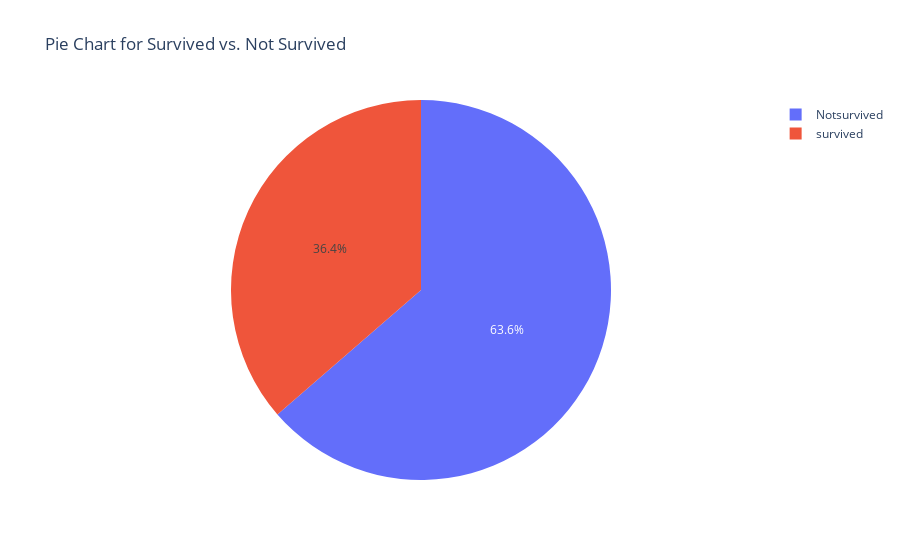

Notebook code cell kept with this figure:
### Code cell
fig=px.pie(data,values='Y', names='X', title='Pie Chart for Survived vs. Not Survived')
fig.show()

### Figure 1 — Plotly figure (JSON) as saved in the notebook; plotly's stock layout.template omitted (floating-point values rounded to 4 significant figures)
{"data": [{"domain": {"x": [0, 1], "y": [0, 1]}, "hovertemplate": "X=%{label}<br>Y=%{value}<extra></extra>", "labels": ["survived", "Notsurvived"], "legendgroup": "", "name": "", "showlegend": true, "type": "pie", "values": [152, 266]}], "layout": {"legend": {"tracegroupgap": 0}, "title": {"text": "Pie Chart for Survived vs. Not Survived"}}}
